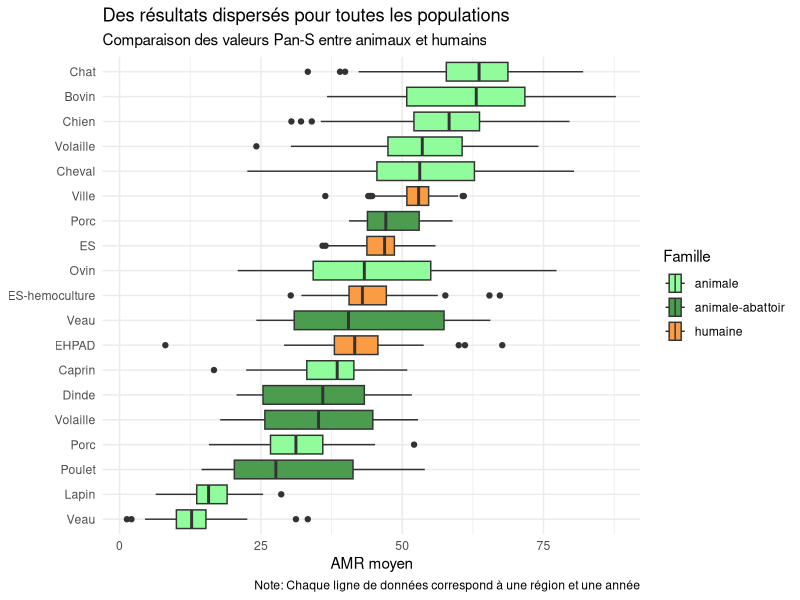
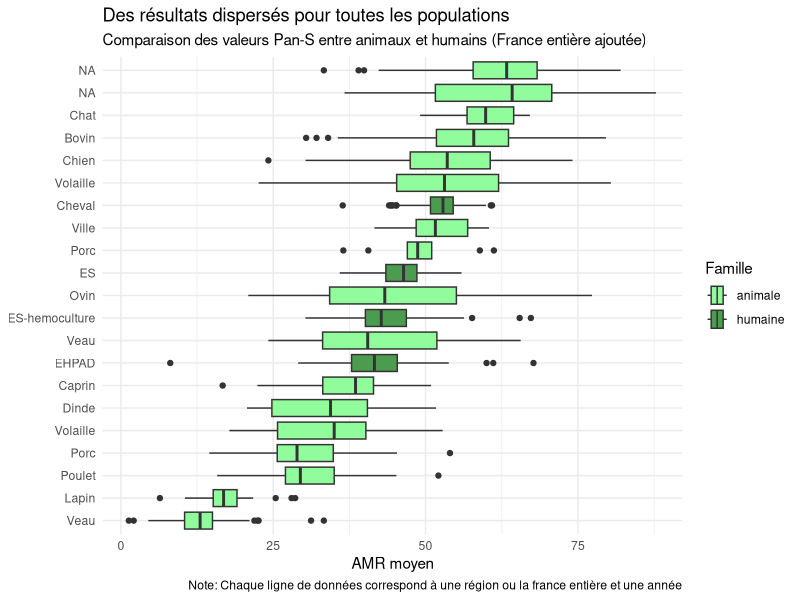
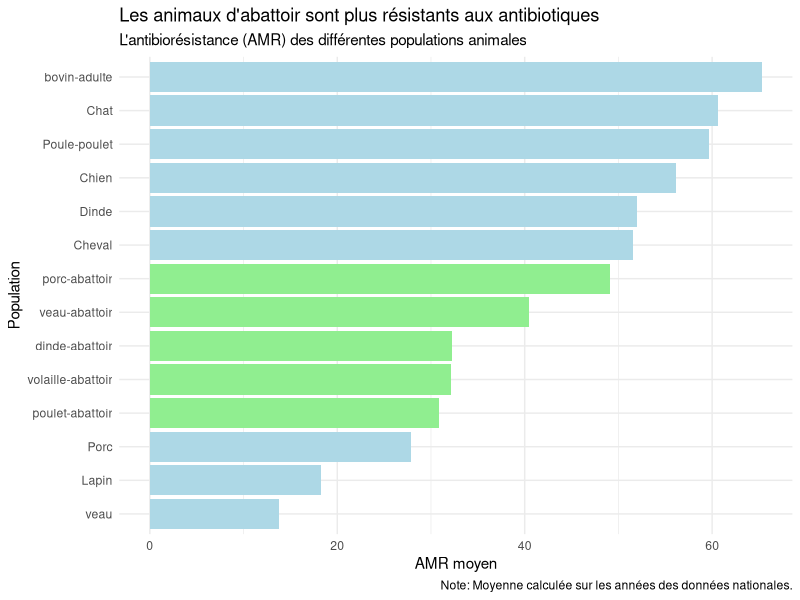
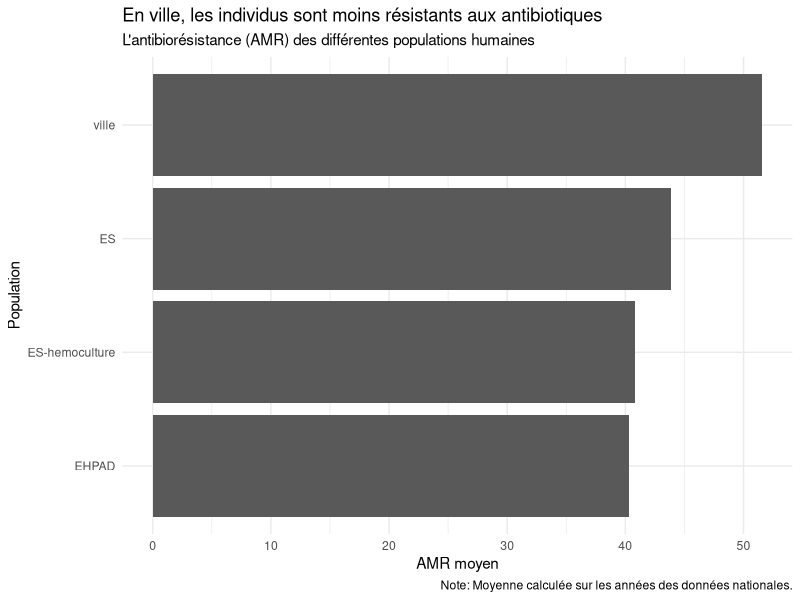
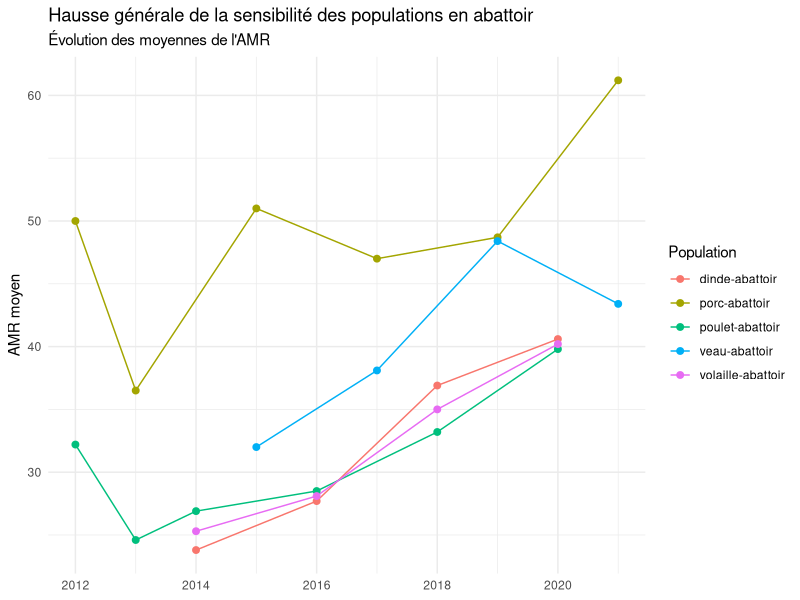
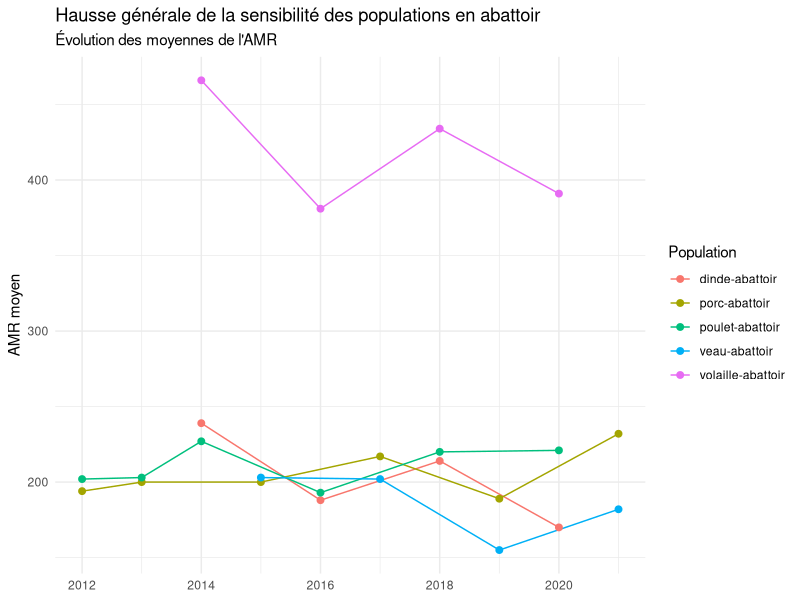
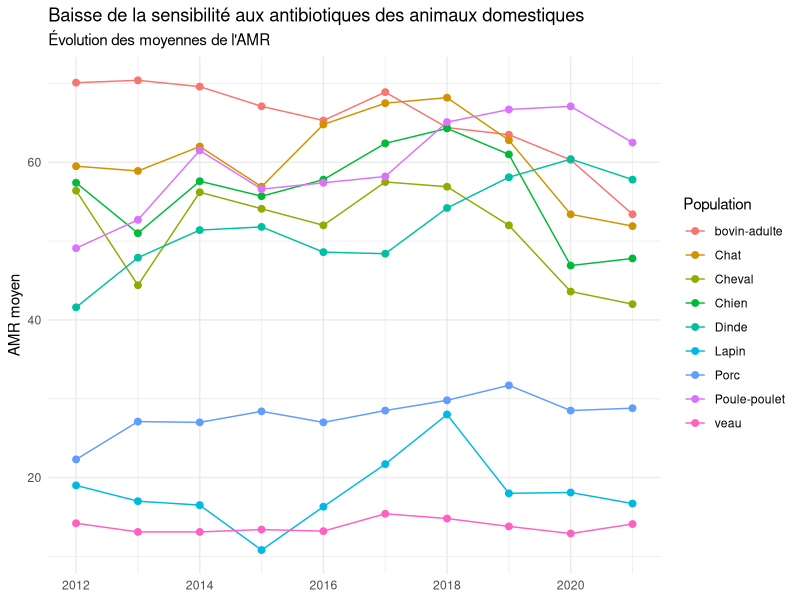
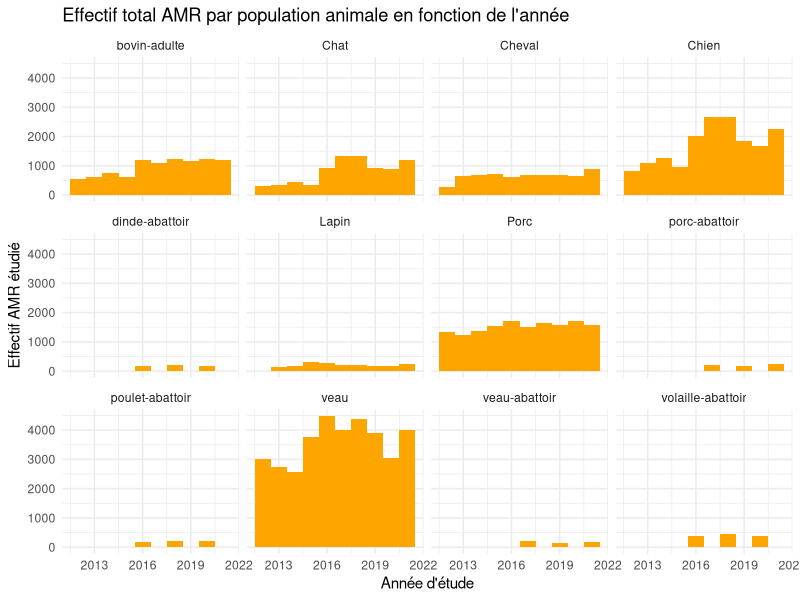

Recreate these plots in R, in order.
## ---- chunk 1
knitr::opts_chunk$set(echo = TRUE)
library(readxl)
library(tidyr)
library(dplyr)
library(ggplot2)
library(stringr)
## ---- chunk 2
AMR <- read_excel("donnees/donnees_AMR.xlsx")

# Données permettant d'étudier la perte d'effectif des pan-sensibles
ResapathFrance <- read_xlsx("donnees/ModeleCollecte_PROMISE_ResapathFrance.xlsx",sheet = "Modele de collecte")

# On renomme "bovin-abattoir" en "veau-abattoir"
AMR$population <- ifelse(AMR$population == "bovin-abattoir", "veau-abattoir", AMR$population)
## ---- chunk 3
AMR_nationale <- AMR %>%
  filter(region == "Nationale")
AMR_regionale <- AMR %>%
  filter(region != "Nationale")

AMR_nationale_animal <- AMR_nationale %>%
  filter(famille == "animale")
AMR_nationale_humain <- AMR_nationale %>%
  filter(famille == "humaine")

# Indicatrice selon que la population provient d'un abattoir ou non
AMR_nationale_animal$abattoir <- grepl("abattoir", AMR_nationale_animal$population, ignore.case = TRUE)

AMR_regionale$famille2 <- paste(AMR_regionale$famille, ifelse(grepl("abattoir", AMR_regionale$population, ignore.case = TRUE), "-abattoir", ""), sep = "")

# Uniformisation entre les différentes tables
ResapathFrance <- ResapathFrance%>%
  mutate(population = as.factor(population),
         `profil AMR`= as.factor(`profil AMR`),
         region = as.factor(region))

# On retire les observations SARM (ça supprime aussi les lignes vide)
ResapathFrance_sansSARM <- ResapathFrance%>%
  filter(`profil AMR` != "SARM", bacterie == "Escherichia coli")
## ---- chunk 4
label <- c("Veau", "Lapin", "Poulet", "Porc", "Volaille", "Dinde", "Caprin", "EHPAD", "Veau", "ES-hemoculture", "Ovin", "ES", "Porc", "Ville", "Cheval","Volaille", "Chien", "Bovin", "Chat")

ggplot(AMR_regionale, aes(x = `valeur AMR`, y = reorder(population, `valeur AMR`, mean), fill = famille2))+
  geom_boxplot()+
  labs(title = "Des résultats dispersés pour toutes les populations",
       subtitle = "Comparaison des valeurs Pan-S entre animaux et humains",
       caption = "Note: Chaque ligne de données correspond à une région et une année",
       y = NULL,
       x = "AMR moyen",
       x = "Valeur Pan-S",
       fill = "Famille")+
  theme_minimal()+
  scale_fill_manual(values = c("#90fc9b", "#4b9c4f", "#fa9c43"))+
  scale_y_discrete(labels = label)

ggplot(AMR, aes(x = `valeur AMR`, y = reorder(population, `valeur AMR`, mean), fill = famille))+
  geom_boxplot()+
  labs(title = "Des résultats dispersés pour toutes les populations",
       subtitle = "Comparaison des valeurs Pan-S entre animaux et humains (France entière ajoutée)",
       caption = "Note: Chaque ligne de données correspond à une région ou la france entière et une année",
       y = NULL,
       x = "AMR moyen",
       x = "Valeur Pan-S",
       fill = "Famille")+
  theme_minimal()+
  scale_fill_manual(values = c("#90fc9b", "#4b9c4f", "#fa9c43"))+
  scale_y_discrete(labels = label)
## ---- chunk 5
moyenne_AMR <- AMR_nationale_animal %>%
  group_by(population, famille, abattoir) %>%
  summarize(moyenne_AMR = mean(`valeur AMR`)) %>%
  arrange(moyenne_AMR)

ggplot(moyenne_AMR, aes(x = moyenne_AMR, y = reorder(population, moyenne_AMR), fill = abattoir))+
  geom_bar(stat = "identity", position = "dodge") +
  labs(title = "Les animaux d'abattoir sont plus résistants aux antibiotiques",
       subtitle = "L'antibiorésistance (AMR) des différentes populations animales",
       caption = "Note: Moyenne calculée sur les années des données nationales.",
       y = "Population",
       x = "AMR moyen") +
  theme_minimal()  +
  guides(fill = FALSE) +
  scale_fill_manual(values = c("lightblue", "lightgreen"))

moyenne_AMR <- AMR_nationale_humain %>%
  group_by(population, famille) %>%
  summarize(moyenne_AMR = mean(`valeur AMR`)) %>%
  arrange(moyenne_AMR)

ggplot(moyenne_AMR, aes(x = moyenne_AMR, y = reorder(population, moyenne_AMR)))+
  geom_bar(stat = "identity", position = "dodge") +
  labs(title = "En ville, les individus sont moins résistants aux antibiotiques",
       subtitle = "L'antibiorésistance (AMR) des différentes populations humaines",
       caption = "Note: Moyenne calculée sur les années des données nationales.",
       y = "Population",
       x = "AMR moyen") +
  theme_minimal()
## ---- chunk 6
ggplot(AMR_nationale_animal[which(AMR_nationale_animal$abattoir == TRUE),], aes(x = annee, y = `valeur AMR`, group = population, color = population)) +
  geom_line(stat = "summary", fun = "mean") +
  geom_point(stat = "summary", fun = "mean", size = 2) +
  labs(title = "Hausse générale de la sensibilité des populations en abattoir",
       subtitle = "Évolution des moyennes de l'AMR",
       x = NULL,
       y = "AMR moyen",
       color = "Population") +
  theme_minimal()

ggplot(AMR_nationale_animal[which(AMR_nationale_animal$abattoir == TRUE),], aes(x = annee, y = `effectif AMR`, group = population, color = population)) +
  geom_line(stat = "summary", fun = "mean") +
  geom_point(stat = "summary", fun = "mean", size = 2) +
  labs(title = "Hausse générale de la sensibilité des populations en abattoir",
       subtitle = "Évolution des moyennes de l'AMR",
       x = NULL,
       y = "AMR moyen",
       color = "Population") +
  theme_minimal()

ggplot(AMR_nationale_animal[which(AMR_nationale_animal$abattoir == FALSE),], aes(x = annee, y = `valeur AMR`, group = population, color = population)) +
  geom_line(stat = "summary", fun = "mean") +
  geom_point(stat = "summary", fun = "mean", size = 2) +
  labs(title = "Baisse de la sensibilité aux antibiotiques des animaux domestiques",
       subtitle = "Évolution des moyennes de l'AMR",
       x = NULL,
       y = "AMR moyen",
       color = "Population") +
  theme_minimal()
## ---- chunk 7
# Effectif totaux étudiés pour chaque année et chaque population indépendamment de la région
df_region <- AMR %>% 
  select(annee,population,region,famille,`effectif AMR`)%>%
  filter(region!="Nationale")%>%
  group_by(annee,population,famille) %>%
  summarise(effectif_total_region = sum(`effectif AMR`))

df_region

# Essayons de contraster cela aux effectifs nationaux
df_national<-AMR %>%
  select(annee,population,famille,region,`effectif AMR`)%>%
  filter(region=="Nationale")%>%
  group_by(annee,population,famille) %>%
  summarise(effectif_total_national = sum(`effectif AMR`))

df_national

# Joindre les tables en utilisant la fonction dplyr inner_join()
effectifs_totaux <- inner_join(df_region,df_national,by = c("annee","population","famille"))
effectifs_totaux<-effectifs_totaux%>%
mutate(diff_effectif=effectif_total_national-effectif_total_region)
# En supposant que les effectifs nationaux sont plus grand que ceux régionaux car on comptabiliserait les régions pour lesquelles nous n'étudions pas assez d'individus
effectifs_totaux

## ---- chunk 8
effectifs_totaux_animale<-effectifs_totaux%>%
  filter(famille==unique(AMR$famille)[1])

ggplot(data=effectifs_totaux_animale, aes(x = annee, y = effectif_total_national)) +
  geom_col(width = 1, fill = "orange") +       # tracer le nombre de cas sous forme de colonnes
  theme_minimal()+                              # simplifier les  arrière-plans
  labs(                                         # ajouter  les noms d'axes, titres ... 
    x = "Année d'étude",
    y = "Effectif AMR étudié",
    title = "Effectif total AMR par population animale en fonction de l'année") +
  facet_wrap(~population) 
  
## ---- chunk 9
effectifs_totaux_animale<-effectifs_totaux_animale%>%
  mutate(taux_eff_perte=(diff_effectif/effectif_total_national)*100)
  
effectifs_totaux_animale$abattoir <- grepl("abattoir", effectifs_totaux_animale$population, ignore.case = TRUE)
  
label <- c("Chien", "Veau", "Chat", "Bovin", "Cheval", "Volaille-abattoir", "Dinde-abattoir", "Lapin", "Porc", "Porc-abattoir", "Poulet-abattoir", "Veau-abattoir")

ggplot(effectifs_totaux_animale, aes(x = reorder(population, taux_eff_perte), y = taux_eff_perte)) +
  geom_boxplot() +
  geom_hline(yintercept = mean(effectifs_totaux_animale$taux_eff_perte), color = "darkgreen", size = 0.8, linetype = "dashed") +
  labs(title = "Perte d'effectif lors du passage de l'échelle nationale à régionale",
       x = NULL,
       y = "Taux d'effectif perdu",
       caption = str_glue("Cohorte : population animale\nLecture : Entre 2012 et 2021, 50% des années ont fait face à une perte régionale d'au moins 12.5% pour la population des chats."))+
  scale_y_continuous(labels =scales::number_format(suffix=" %"),limits=c(0,100))+
  theme(axis.text.x = element_text(angle = 45, hjust = 1))+
  scale_x_discrete(labels = label)+
  annotate("text", x = 11, y = 20, label = "Mean = 23.54%", colour = "darkgreen", size = 3.3)
## ---- chunk 10
effectifs_totaux_humain<-effectifs_totaux%>%
  filter(famille==unique(AMR$famille)[2])

ggplot(data=effectifs_totaux_humain, aes(x = annee, y = effectif_total_national)) +
  geom_col(width = 1, fill = "skyblue") +       # tracer le nombre de cas sous forme de colonnes
  theme_minimal()+                              # simplifier les  arrière-plans
  labs(                                         # ajouter  les noms d'axes, titres ... 
    x = "Année d'étude",
    y = "Effectif AMR étudié",
    title = "Effectif total AMR par population humaine en fonction de l'année") +
  facet_wrap(~population) 

## ---- chunk 11
#barplot(population ~ effectif_total_region, data = effectifs_totaux)
# ça ne marche pas car on observe plusieurs fois chaque population

effectifs_totaux_humain<-effectifs_totaux_humain%>%
  mutate(taux_eff_perte=(diff_effectif/effectif_total_national)*100)


boxplot_taux<-ggplot(effectifs_totaux_humain, aes(x = reorder(population, taux_eff_perte), y = taux_eff_perte)) +
  geom_boxplot() +
  labs(title = "% de perte d'effectif lors du passage de l'étude Nationale à Régionale",
       x = "Population étudiée",
       y = "taux d'effectif perdu",
       caption = str_glue("Cohorte : population humaine au niveau National\nLecture : "))+
  scale_y_continuous(labels =scales::number_format(suffix=" %"),limits=c(0,1))
boxplot_taux

## ---- chunk 12
table1 <- ResapathFrance_sansSARM %>%
  filter(`profil AMR` == "pan-sensible") %>%
  mutate(eff_pansensible = `effectif AMR`) %>%
  select(annee, population, eff_pansensible)

table2 <- ResapathFrance_sansSARM %>%
  filter(`profil AMR` == "C3G-R") %>%
  mutate(eff_C3G = `effectif AMR`) %>%
  select(annee, population, eff_C3G)

table_join <- merge(table1, table2, by = c("annee", "population"), all = TRUE)

for (pop in levels(table_join$population)){
  table_join1 <- table_join %>%
    filter(population == pop) %>%
    mutate(taux_eff = round((eff_pansensible * 100) / eff_C3G, 2),
           min_max_value = ifelse(taux_eff == max(taux_eff), "MAX", ifelse(taux_eff == min(taux_eff), "MIN", "none")))
  
  moyenne = round(mean(table_join1$taux_eff),2)
  
  plot <- ggplot(data = table_join1, aes(x = annee, y = taux_eff, fill = min_max_value))+
    geom_col(width = 0.5) + 
    theme_minimal()+                     
    labs(x = "Annee",
         y = "",
         title = "Fraction d'isolats bactériens pour lesquels la pan-sensibilité a pu être calculée.",
         subtitle = str_glue("En moyenne, le taux est de {moyenne}")) +
    facet_wrap(~population)+
    scale_y_continuous(labels = scales::number_format(suffix="%"), limits = c(0,100))+
    scale_fill_manual(values = c("MIN" = "red", "MAX" = "green","none" = "grey"), guide = "none")
  plot(plot)
}
## ---- chunk 13
table_join<-table_join%>%
  mutate(taux=(eff_pansensible/eff_C3G)*100)

label <- c("Lapin", "Dinde", "Poulet", "Porc", "Bovin", "Cheval", "Chien", "Chat", "Veau")

# Boxplot pour représenter la variation intra-groupe

ggplot(table_join, aes(x = reorder(population, taux), y = 100-taux)) +
  geom_boxplot() +
  geom_hline(yintercept = 100 - mean(table_join$taux), color = "darkgreen", linetype = "dashed", size = 0.8) +
  labs(title = "Variation de la fraction d'isolats bactériens pour lesquels la pan-sensibilité n'a pas\npu être calculée au sein de chaque groupe étudié",
       x = NULL,
       y = "Taux de perte",
       caption = str_glue("Cohorte : population animale au niveau National\nLecture : En moyenne, 87 % des animaux étudiés ont un profil de résistance pan-sensible."))+
  scale_y_continuous(labels =scales::number_format(suffix=" %"),limits=c(0,100))+
  scale_x_discrete(labels = label)+
  annotate("text", x = 8, y = 18.5, label = "Mean = 13.2%", colour = "darkgreen", size = 3.3)
